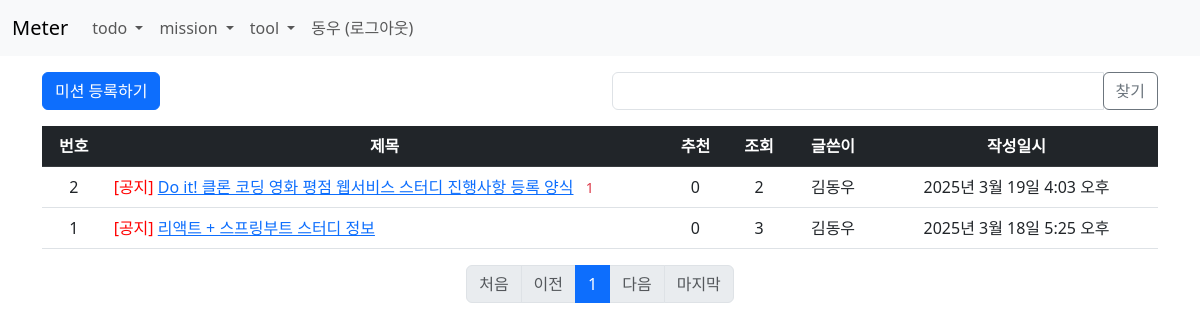
The app's page /mission/ (signed in) with its own data.
### mission/models.py (models this page shows)
class Mission(models.Model):
    author = models.ForeignKey(User, on_delete=models.CASCADE)
    subject = models.CharField(max_length=200)
    content = HTMLField()
    use_yn = models.CharField(max_length=2, default='Y')
    notice_yn = models.BooleanField(default=False)
    create_date = models.DateTimeField()
    update_date = models.DateTimeField(null=True, blank=True)
    file = models.ManyToManyField(File, related_name='file_mission')
    voter = models.ManyToManyField(User, related_name='voter_mission')
    viewcount = models.ManyToManyField(User, related_name='viewcount_mission')

class MissionDetail(models.Model):
    author = models.ForeignKey(User, on_delete=models.CASCADE)
    mission = models.ForeignKey(Mission, on_delete=models.CASCADE)
    content = HTMLField()
    use_yn = models.CharField(max_length=2, default='Y')
    create_date = models.DateTimeField()
    update_date = models.DateTimeField(null=True, blank=True)
    voter = models.ManyToManyField(User, related_name='voter_missiondetail')

### mission/views.py (the view, shortened to what this page needs)
# urls.py: path('', views.index, name='index'),
@login_required(login_url='common:login')
def index(request):
    page = request.GET.get('page', '1')
    kw = request.GET.get('kw', '')
    mission_list = Mission.objects.filter(Q(author_id=request.user.id) | Q(notice_yn=True), use_yn='Y').order_by('-notice_yn', '-create_date')
    paginator = Paginator(mission_list, 10)
    page_obj = paginator.get_page(page)
    context = {'mission_list': page_obj, 'page': page, 'kw': kw}
    return render(request, 'mission/list.html', context)

### mission/templatetags/mission_filter.py (called while the page is built)
@register.filter
def sub(value, arg):
    return value - arg

@register.filter
def filter_useYn(list, use_yn):
    return list.filter(use_yn=use_yn)

### templates/mission/list.html (shortened to what this page needs)
{% extends 'base.html' %}
{% load mission_filter %}
{% block content %}
<div class="container my-3">
    <div class="row my-3">
        <div class="col-6">
            <a href="{% url 'mission:create' %}" class="btn btn-primary">미션 등록하기</a>
        </div>
        <div class="col-6">
            <div class="input-group">
                <input type="text" id="search_kw" class="form-control" value="{{ kw|default_if_none:'' }}">
                <div class="input-group-append">
                    <button class="btn btn-outline-secondary" type="button" id="btn_search">찾기</button>
                </div>
            </div>
        </div>
    </div>
    <table class="table">
        <thead>
        <tr class="text-center table-dark">
            <th>번호</th>
            <th style="width:50%">제목</th>
            <th>추천</th>
            <th>조회</th>
            <th>글쓴이</th>
            <th>작성일시</th>
        </tr>
        </thead>
        <tbody>
            {% if mission_list %}
                {% for mission in mission_list %}
                <tr class="text-center">
                    <td>
                        {{ mission_list.paginator.count|sub:mission_list.start_index|sub:forloop.counter0|add:1 }}
                    </td>
                    <td class="text-start">
                        {% if mission.notice_yn %}
                        <span style="color:red;">[공지]</span>
                        {% endif %}
                        <a href="{% url 'mission:detail' mission.id %}">{{ mission.subject }}</a>
                        {% if mission.missiondetail_set|filter_useYn:'Y'|length > 0 %}
                        <span class="text-danger small mx-2">{{ mission.missiondetail_set|filter_useYn:'Y'|length }}</span>
                        {% endif %}
                    </td>
                    <td>{{ mission.voter.count }}</td>
                    <td>{{ mission.viewcount.count }}</td>
                    <td>{{ mission.author.last_name }}{{ mission.author.first_name }}</td>
                    <td>{{ mission.create_date }}</td>
                </tr>
                {% endfor %}
            {% else %}
                <tr>
                    <td colspan="6">미션이 없습니다.</td>
                </tr>
            {% endif %}
        </tbody>
    </table>
    <ul class="pagination justify-content-center">
        {% if mission_list.has_previous %}
        <li class="page-item">
            <a class="page-link" data-page="1" href="javascript:void(0)">처음</a>
        </li>
        {% else %}
        <li class="page-item disabled">
            <a class="page-link" tabindex="-1" aria-disabled="true" href="#">처음</a>
        </li>
        {% endif %}
        {% if mission_list.has_previous %}
        <li class="page-item">
            <a class="page-link" data-page="{{ mission_list.previous_page_number }}" href="javascript:void(0)">이전</a>
        </li>
            {% if mission.number|add:-5 > 1 %}
            <li class="page-item disabled">
                <a class="page-link" tabindex="-1" aria-disabled="true" href="#">...</a>
            </li>
            {% endif %}
        {% else %}
        <li class="page-item disabled">
            <a class="page-link" tabindex="-1" aria-disabled="true" href="#">이전</a>
        </li>
        {% endif %}
        {% for page_number in mission_list.paginator.page_range %}
        {% if page_number >= mission_list.number|add:-5 and page_number <= mission_list.number|add:5 %}
        {% if page_number == mission_list.number %}
        <li class="page-item active" aria-current="page">
            <a class="page-link" data-page="{{ page_number }}" href="javascript:void(0)">{{ page_number }}</a>
        </li>
        {% else %}
        <li class="page-item">
            <a class="page-link" data-page="{{ page_number }}" href="javascript:void(0)">{{ page_number }}</a>
        </li>
        {% endif %}
        {% endif %}
        {% endfor %}
        {% if mission_list.has_next %}
            {% if mission_list.number|add:5 < mission_list.paginator.num_pages %}
            <li class="page-item disabled">
                <a class="page-link" tabindex="-1" aria-disabled="true" href="#">...</a>
            </li>
            {% endif %}
        <li class="page-item">
            <a class="page-link" data-page="{{ mission_list.next_page_number }}" href="javascript:void(0)">다음</a>
        </li>
        {% else %}
        <li class="page-item disabled">
            <a class="page-link" tabindex="-1" aria-disabled="true" href="#">다음</a>
        </li>
        {% endif %}
        {% if mission_list.has_next %}
        <li class="page-item">
            <a class="page-link" data-page="{{ mission_list.paginator.num_pages }}" href="javascript:void(0)">마지막</a>
        </li>
        {% else %}
        <li class="page-item disabled">
            <a class="page-link" tabindex="-1" aria-disabled="true" href="#">마지막</a>
        </li>
        {% endif %}
    </ul>
</div>
{% endblock %}

### templates/navbar.html (shortened to what this page needs)
<nav class="navbar navbar-expand-lg navbar-light bg-light border-botoom">
    <div class="container-fluid">
        <a class="navbar-brand" href="{% url 'info:index' %}">Meter</a>
        <div class="collapse navbar-collapse" id="navbarSupportedContent">
            <ul class="navbar-nav me-auto mb-2 mb-lg-0">
                <li class="nav-item dropdown">
                    <a class="nav-link dropdown-toggle" role="button" data-bs-toggle="dropdown" aria-expanded="false">
                        todo
                    </a>
                </li>
                <li class="nav-item dropdown">
                    <a class="nav-link dropdown-toggle" role="button" data-bs-toggle="dropdown" aria-expanded="false">
                        mission
                    </a>
                </li>
                <li class="nav-item dropdown">
                    <a class="nav-link dropdown-toggle" role="button" data-bs-toggle="dropdown" aria-expanded="false">
                        tool
                    </a>
                </li>
                <li class="nav-item">
                    {% if user.is_authenticated %}
                        <form name="logout" id="logout" method="post" action="{% url 'common:logout' %}">
                            <a class="nav-link" href="javascript:logout.submit();">{{ user.first_name }} (로그아웃)</a>
                        </form>
                    {% else %}
                    <a class="nav-link" href="{% url 'common:login' %}">로그인</a>
                    {% endif %}
                </li>
            </ul>
        </div>
    </div>
</nav>

### records on screen
Mission: paginator.count|sub "2", notice_yn "[공지]", subject "Do it! 클론 코딩 영화 평점 웹서비스 스터디 진행사항 등록 양식", missiondetail_set|filter_useYn "1", voter.count "0", viewcount.count "2", author.last_name "김", author.first_name "동우", create_date "2025년 3월 19일 4:03 오후"
Mission: paginator.count|sub "1", notice_yn "[공지]", subject "리액트 + 스프링부트 스터디 정보", voter.count "0", viewcount.count "3", author.last_name "김", author.first_name "동우", create_date "2025년 3월 18일 5:25 오후"

### other values on screen
{{ user.first_name }} "동우"
{{ page_number }} "1"
